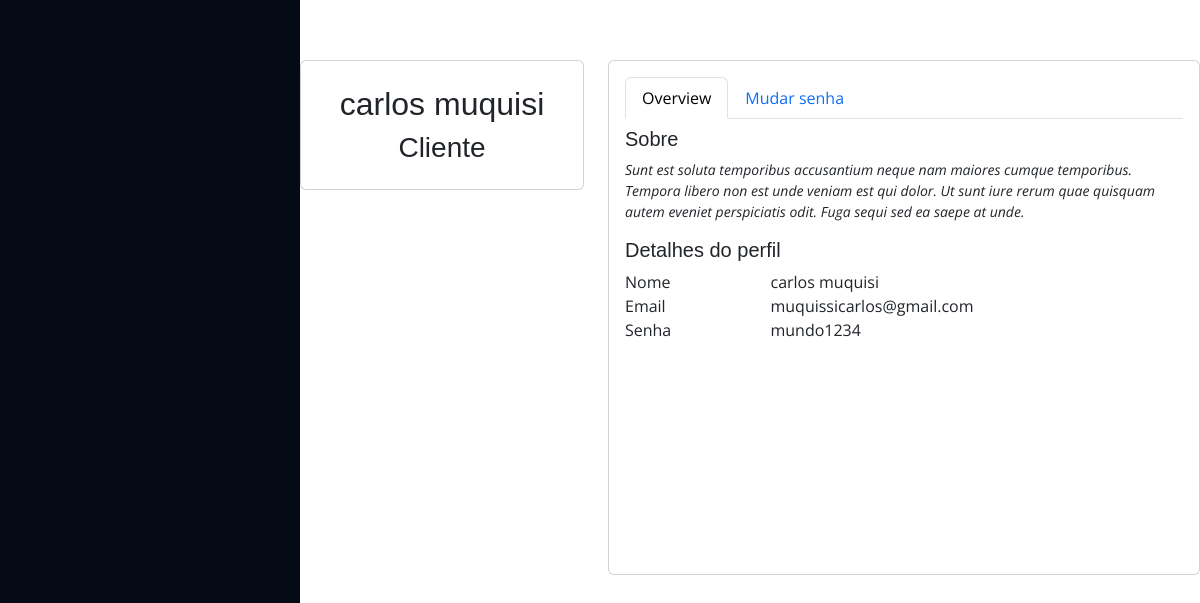
Page /vetor5/perfil_cliente/ (signed in) on the committed database.
### usuarios/models.py (models this page shows, shortened)
class Cliente(models.Model):
    nome = models.CharField(max_length=255)
    email = models.EmailField(unique=True)
    senha = models.CharField(max_length=255)
    class Meta:
        verbose_name_plural = "Conta dos Clientes"

### usuarios/views.py (the view)
# urls.py: path('perfil_cliente/', views.perfil_cliente, name='perfil_cliente'),
def perfil_cliente(request):
    if 'cliente' in request.session:
        cliente_id = request.session['cliente']
        cliente = Cliente.objects.get(id=cliente_id)
        produto = Produtos.objects.all()
        categoria = Categoria_produto.objects.all()
        return render(request, 'perfil_cliente.html', {'cliente':cliente, 'produto':produto, 'categoria':categoria})
    else:
        return HttpResponse("Você não está autenticado para acessar esta página.")

### usuarios/templates/perfil_cliente.html (shortened to what this page needs)
{% load static %}
<!DOCTYPE html>
<html lang="en">
<head>
<link href="{% static 'assets1/vendor/bootstrap/css/bootstrap.min.css' %}" rel="stylesheet">
<link href="{% static 'assets1/vendor/bootstrap-icons/bootstrap-icons.css' %}" rel="stylesheet">
<link href="{% static 'assets1/vendor/boxicons/css/boxicons.min.css' %}" rel="stylesheet">
<link href="{% static 'assets1/vendor/quill/quill.snow.css' %}" rel="stylesheet">
<link href="{% static 'assets1/vendor/quill/quill.bubble.css' %}" rel="stylesheet">
<link href="{% static 'assets1/vendor/remixicon/remixicon.css' %}" rel="stylesheet">
<link href="{% static 'assets1/vendor/simple-datatables/style.css' %}" rel="stylesheet">
<link href="{% static 'assets1/css/style.css' %}" rel="stylesheet">
</head>
<body>
  <header id="header" class="header fixed-top d-flex align-items-center">
    <nav class="header-nav ms-auto">
    </nav>
  </header>
  <main id="main" class="main">
    <section class="section profile">
      <div class="row">
        <div class="col-xl-4">
          <div class="card">
            <div class="card-body profile-card pt-4 d-flex flex-column align-items-center">
              <h2>{{cliente.nome}}</h2>
              <h3>Cliente</h3>
            </div>
          </div>
        </div>
        <div class="col-xl-8">
          <div class="card">
            <div class="card-body pt-3">
              <ul class="nav nav-tabs nav-tabs-bordered">
                <li class="nav-item">
                  <button class="nav-link active" data-bs-toggle="tab" data-bs-target="#profile-overview">Overview</button>
                </li>
                <li class="nav-item">
                  <button class="nav-link" data-bs-toggle="tab" data-bs-target="#profile-change-password">Mudar senha</button>
                </li>
              </ul>
              <div class="tab-content pt-2">
                <div class="tab-pane fade show active profile-overview" id="profile-overview">
                  <h5 class="card-title">Sobre</h5>
                  <p class="small fst-italic">Sunt est soluta temporibus accusantium neque nam maiores cumque temporibus. Tempora libero non est unde veniam est qui dolor. Ut sunt iure rerum quae quisquam autem eveniet perspiciatis odit. Fuga sequi sed ea saepe at unde.</p>
                  <h5 class="card-title">Detalhes do perfil</h5>
                  <div class="row">
                    <div class="col-lg-3 col-md-4 label ">Nome</div>
                    <div class="col-lg-9 col-md-8">{{cliente.nome}}</div>
                  </div>
                  <div class="row">
                    <div class="col-lg-3 col-md-4 label">Email</div>
                    <div class="col-lg-9 col-md-8">{{cliente.email}}</div>
                  </div>
                  <div class="row">
                    <div class="col-lg-3 col-md-4 label">Senha</div>
                    <div class="col-lg-9 col-md-8">{{cliente.senha}}</div>
                  </div>
                </div>
                </div>
              </div>
            </div>
          </div>
        </div>
    </section>
  </main>
</body>
</html>

### static/assets/css/style.css (style rules this page uses)
body { font-family: "Open Sans", sans-serif; color: #272829; }
h1, h2, h3, h4, h5, h6 { font-family: "Raleway", sans-serif; }
#header { position: fixed; top: 0; left: 0; bottom: 0; width: 300px; transition: all ease-in-out 0.5s; z-index: 9997; transition: all 0.5s; padding: 0 15px; background: #040b14; overflow-y: auto; }
#main { margin-left: 300px; }
section { padding: 60px 0; overflow: hidden; }

### rows in the picture
Cliente: nome "carlos muquisi", email "muquissicarlos@gmail.com", senha "mundo1234"
